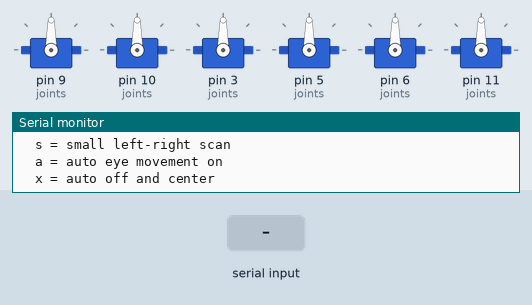
This sketch was run on a simulated Arduino Uno, built with avr-gcc and run on an emulated ATmega328P. Parts: 6 × servo, the last lines printed to the serial monitor. Inputs (shaded band) come from the test bench. Random numbers use the default seed unless the sketch sets one.

Above: at 2.0 s.
2.1 s: "n\n" received over Serial
At 3.9 s:
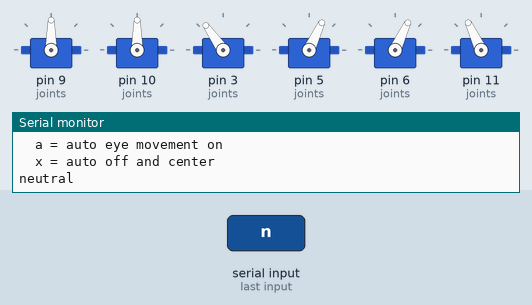
5.1 s: byte 98 ('b') received over Serial
At 5.55 s:
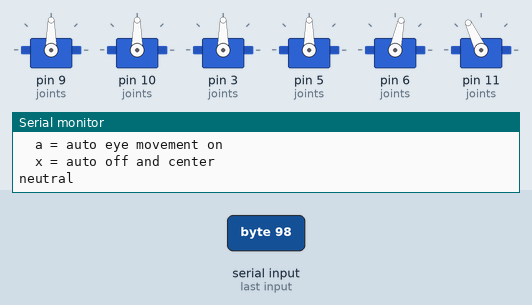
8.1 s: byte 108 ('l') received over Serial
At 9.4 s:
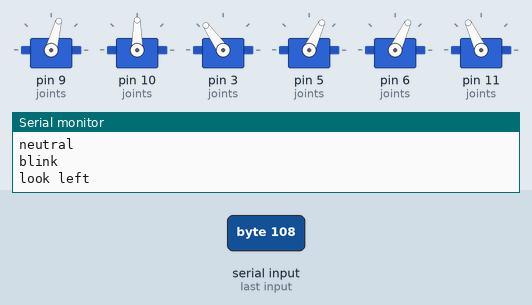
9.7 s: byte 114 ('r') received over Serial
At 11.2 s:
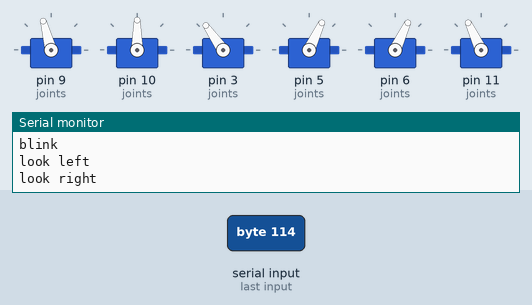
11.5 s: byte 117 ('u') received over Serial
At 11.9 s:
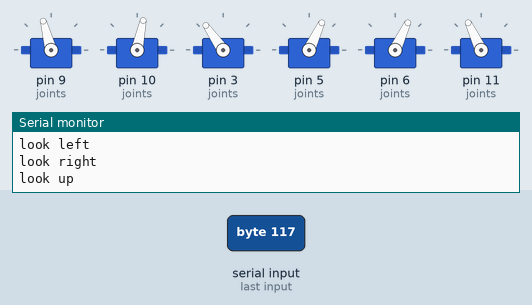
13.1 s: byte 100 ('d') received over Serial
At 13.9 s:
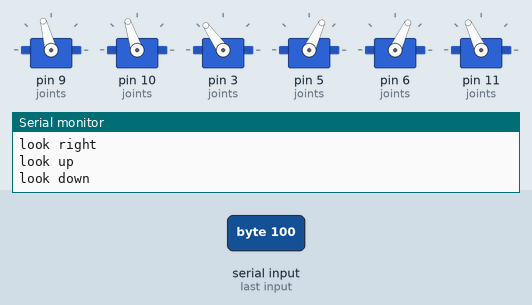
Timing chart, 0 to 15.9 s (numbered marks = the images above; inputs shaded):
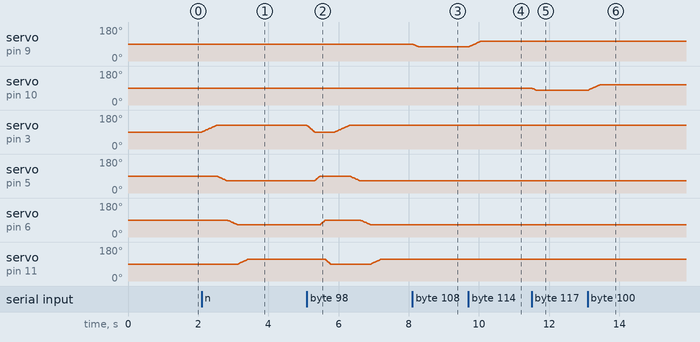

Measured:
- after the input at 2.1 s, servo on pin 3 (joints): moves from 90° to 125° over 0.41 s, starting at once; servo on pin 5 (joints): moves from 90° to 65° over 0.29 s, starting after 0.44 s; servo on pin 6 (joints): moves from 90° to 65° over 0.29 s, starting after 0.72 s; servo on pin 11 (joints): moves from 90° to 115° over 0.28 s, starting after 1.0 s
- after the input at 5.1 s, servo on pin 5 (joints): rises from 65° to 90° in 0.15 s, then falls to 65° in 1.1 s; servo on pin 6 (joints): rises from 65° to 90° in 0.15 s, then falls to 65° in 1.3 s
- after the input at 8.1 s, servo on pin 9 (joints): 90° → 75° at once
- after the input at 9.7 s, servo on pin 9 (joints): moves from 75° to 105° over 0.35 s, starting at once
- after the input at 11.5 s, servo on pin 10 (joints): 90° → 78° at once
- after the input at 13.1 s, servo on pin 10 (joints): moves from 78° to 108° over 0.35 s, starting at once

The sketch:

uno_r4_eye_module_test.ino
```cpp
#include <Servo.h>

struct Joint {
  const char *name;
  uint8_t pin;
  Servo servo;
  int current;
};

Joint joints[] = {
  {"LR", 9, Servo(), 90},   // eye left/right
  {"UD", 10, Servo(), 90},  // eye up/down
  {"TL", 3, Servo(), 90},   // top-left eyelid
  {"BL", 5, Servo(), 90},   // bottom-left eyelid
  {"TR", 6, Servo(), 90},   // top-right eyelid
  {"BR", 11, Servo(), 90},  // bottom-right eyelid
};

const int JOINT_COUNT = sizeof(joints) / sizeof(joints[0]);

bool autoMode = false;
unsigned long nextAutoMoveAt = 0;

Joint &joint(const char *name) {
  for (int i = 0; i < JOINT_COUNT; i++) {
    if (strcmp(joints[i].name, name) == 0) {
      return joints[i];
    }
  }
  return joints[0];
}

void moveJoint(const char *name, int target, int stepDelayMs = 12) {
  Joint &j = joint(name);
  target = constrain(target, 0, 180);

  while (j.current != target) {
    if (j.current < target) {
      j.current++;
    } else {
      j.current--;
    }
    j.servo.write(j.current);
    delay(stepDelayMs);
  }
}

void setJointFast(const char *name, int target) {
  Joint &j = joint(name);
  j.current = constrain(target, 0, 180);
  j.servo.write(j.current);
}

void centerEyes() {
  moveJoint("LR", 90);
  moveJoint("UD", 90);
}

void safeOpenLids() {
  // Conservative open values. Increase later only after mechanical calibration.
  moveJoint("TL", 125);
  moveJoint("BL", 65);
  moveJoint("TR", 65);
  moveJoint("BR", 115);
}

void closeLids() {
  moveJoint("TL", 90, 6);
  moveJoint("BL", 90, 6);
  moveJoint("TR", 90, 6);
  moveJoint("BR", 90, 6);
}

void neutralFace() {
  centerEyes();
  safeOpenLids();
}

void blinkOnce() {
  closeLids();
  delay(120);
  safeOpenLids();
}

void lookLeft() {
  moveJoint("LR", 75);
}

void lookRight() {
  moveJoint("LR", 105);
}

void lookUp() {
  moveJoint("UD", 78);
}

void lookDown() {
  moveJoint("UD", 108);
}

void smallScan() {
  lookLeft();
  delay(250);
  centerEyes();
  delay(250);
  lookRight();
  delay(250);
  centerEyes();
}

void autoEyeMove() {
  if (!autoMode || millis() < nextAutoMoveAt) {
    return;
  }

  int action = random(0, 5);
  if (action == 0) {
    blinkOnce();
  } else {
    moveJoint("LR", random(78, 103));
    moveJoint("UD", random(82, 103));
  }

  nextAutoMoveAt = millis() + random(600, 1400);
}

void printHelp() {
  Serial.println("UNO R4 eye module test");
  Serial.println("Pin map:");
  Serial.println("  LR D9, UD D10, TL D3, BL D5, TR D6, BR D11");
  Serial.println("Commands:");
  Serial.println("  n = neutral/open");
  Serial.println("  c = center eyes");
  Serial.println("  l = look left");
  Serial.println("  r = look right");
  Serial.println("  u = look up");
  Serial.println("  d = look down");
  Serial.println("  b = blink");
  Serial.println("  k = close lids");
  Serial.println("  o = open lids");
  Serial.println("  s = small left-right scan");
  Serial.println("  a = auto eye movement on");
  Serial.println("  x = auto off and center");
}

void setup() {
  Serial.begin(115200);

  for (int i = 0; i < JOINT_COUNT; i++) {
    joints[i].servo.attach(joints[i].pin);
    joints[i].current = 90;
    joints[i].servo.write(90);
  }

  randomSeed(analogRead(A0));
  delay(800);

  printHelp();
}

void loop() {
  autoEyeMove();

  if (!Serial.available()) {
    return;
  }

  char command = Serial.read();
  if (command == '\n' || command == '\r') {
    return;
  }

  if (command != 'a') {
    autoMode = false;
  }

  if (command == 'n') {
    neutralFace();
    Serial.println("neutral");
  } else if (command == 'c') {
    centerEyes();
    Serial.println("center eyes");
  } else if (command == 'l') {
    lookLeft();
    Serial.println("look left");
  } else if (command == 'r') {
    lookRight();
    Serial.println("look right");
  } else if (command == 'u') {
    lookUp();
    Serial.println("look up");
  } else if (command == 'd') {
    lookDown();
    Serial.println("look down");
  } else if (command == 'b') {
    blinkOnce();
    Serial.println("blink");
  } else if (command == 'k') {
    closeLids();
    Serial.println("close lids");
  } else if (command == 'o') {
    safeOpenLids();
    Serial.println("open lids");
  } else if (command == 's') {
    smallScan();
    Serial.println("small scan");
  } else if (command == 'a') {
    autoMode = true;
    nextAutoMoveAt = 0;
    Serial.println("auto on");
  } else if (command == 'x') {
    autoMode = false;
    centerEyes();
    Serial.println("auto off");
  } else if (command == '?') {
    printHelp();
  } else {
    Serial.println("unknown command");
  }
}
```
